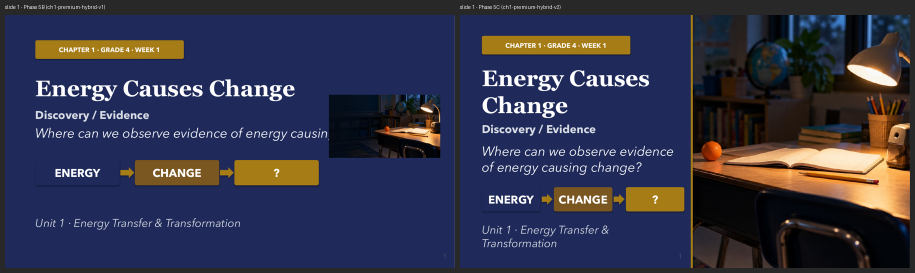
#> input picture qa/reports/ch1-phase5c/comparisons/slide-01-v1-vs-v2.png, 1830 x 546 px, given in place of slide-01.png, which was not available (shown at 1/2 size)
$ python gen_ch1_5c_evidence.py
#> lines starting #> are read from the running program, lines starting #| are printed output that depends on the picture; pictures that were not available may be replaced by others from this repository, and a replacement may not be noted
#!/usr/bin/env python3
"""Phase 5C evidence package: v1 | v2 side-by-side comparisons, pilot comparison sheet, build SHA-256 manifest.
Read-only on both candidates; writes only under qa/reports/ch1-phase5c/ and the v2 candidate's BUILD_SHA256.json."""
import glob, hashlib, json, os
from PIL import Image, ImageDraw

ROOT = os.path.abspath(os.path.join(os.path.dirname(os.path.abspath(__file__)), ".."))
V1 = os.path.join(ROOT, "production/candidates/chapter-01/ch1-premium-hybrid-v1")
V2 = os.path.join(ROOT, "production/candidates/chapter-01/ch1-premium-hybrid-v2")
OUT = os.path.join(ROOT, "qa/reports/ch1-phase5c")
CHANGED = [1, 4, 6, 8, 10, 14, 15, 17, 19, 20, 23, 24, 25, 28, 29, 31, 33, 34, 35, 36, 37, 38, 39, 40, 41, 42, 43, 44, 45]
PILOT = [1, 4, 8, 10, 17, 20, 25, 28, 30, 31, 34, 35]


def pair(n, w=900):
#> called with n = 1, w = 900
    a = Image.open(os.path.join(V1, "previews/slide-%02d.png" % n)).convert("RGB")
#> a is the input picture: PIL image 1830x546 RGB; mean R, G, B 51.4, 52.7, 74.1
    b = Image.open(os.path.join(V2, "previews/slide-%02d.png" % n)).convert("RGB")
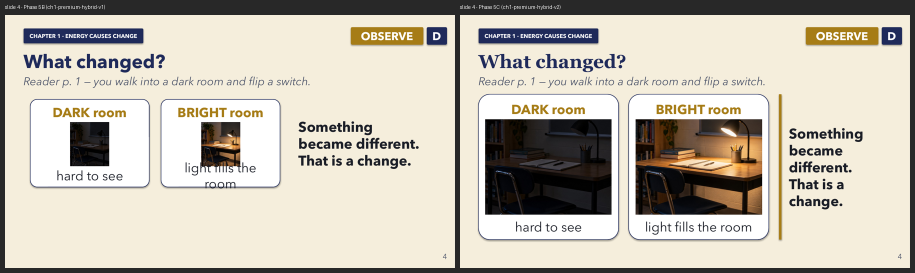
#> input picture qa/reports/ch1-phase5c/comparisons/slide-04-v1-vs-v2.png, 1830 x 546 px, given in place of slide-01.png, which was not available (shown at 1/2 size)
#> b is the input picture: PIL image 1830x546 RGB; mean R, G, B 196.3, 190.2, 177.9
    h = int(w * a.height / a.width)
#> h = 268
    a, b = a.resize((w, h)), b.resize((w, h))
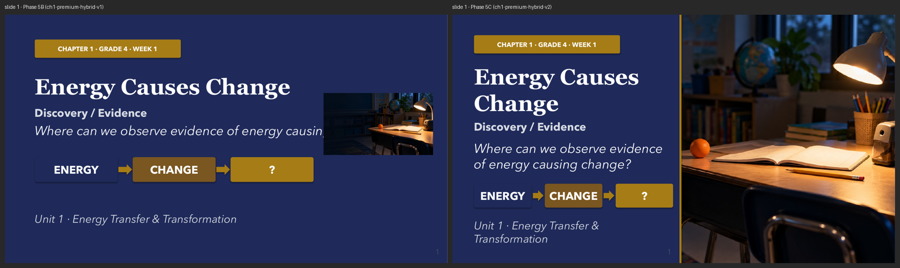
#> a: PIL image 900x268 RGB; mean R, G, B 51.4, 52.7, 74.1
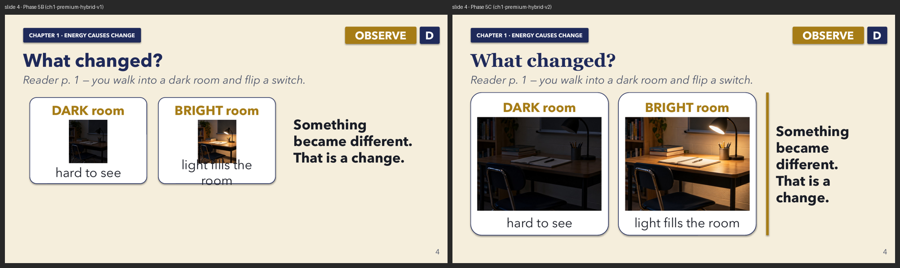
#> b: PIL image 900x268 RGB; mean R, G, B 196.2, 190.1, 177.8
    im = Image.new("RGB", (2 * w + 30, h + 40), (40, 40, 40))
#> im: PIL image 1830x308 RGB; every value is 40
    im.paste(a, (10, 30)); im.paste(b, (w + 20, 30))
#> after `im.paste(a, (10, 30))`:
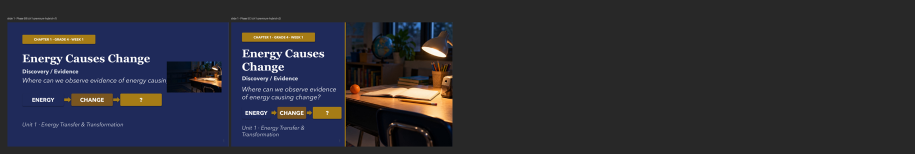
#> im: PIL image 1830x308 RGB (shown at 1/2 size); mean R, G, B 44.9, 45.4, 54.6
#> after `im.paste(b, (w + 20, 30))`:
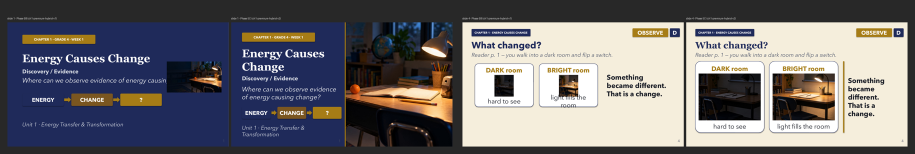
#> im: PIL image 1830x308 RGB (shown at 1/2 size); mean R, G, B 111.7, 109.7, 113.6
    d = ImageDraw.Draw(im)
    d.text((10, 8), "slide %d - Phase 5B (ch1-premium-hybrid-v1)" % n, fill=(230, 230, 230))
    d.text((w + 20, 8), "slide %d - Phase 5C (ch1-premium-hybrid-v2)" % n, fill=(230, 230, 230))
    return im


def main():
    cdir = os.path.join(OUT, "comparisons"); os.makedirs(cdir, exist_ok=True)
    for n in CHANGED:
        pair(n).save(os.path.join(cdir, "slide-%02d-v1-vs-v2.png" % n))
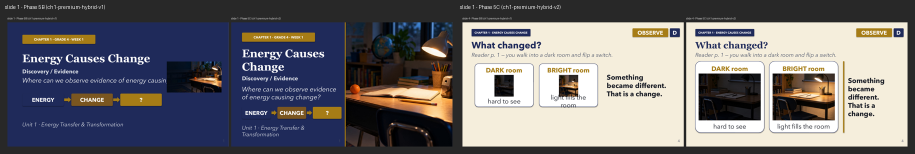
#> saved as slide-01-v1-vs-v2.png: PIL image 1830x308 RGB (shown at 1/2 size); mean R, G, B 112, 109.9, 113.8
    ims = [pair(n, 640) for n in PILOT]
    sheet = Image.new("RGB", (ims[0].width, sum(i.height for i in ims)), (40, 40, 40))
    y = 0
    for i in ims:
        sheet.paste(i, (0, y)); y += i.height
    sheet.save(os.path.join(OUT, "pilot", "PILOT_COMPARISON_SHEET.png"))
    sha = lambda p: hashlib.sha256(open(p, "rb").read()).hexdigest()
    files = sorted(f for f in glob.glob(os.path.join(V2, "**", "*"), recursive=True)
                   if os.path.isfile(f) and not f.endswith("BUILD_SHA256.json"))
    man = {os.path.relpath(f, ROOT): sha(f) for f in files}
    for t in ["tools/build_ch1_premium_v2.py", "tools/slide_layout_kit.py", "tools/render_slides_isolated.py",
              "tools/qa_slide_visual_v2.py", "tools/qa_slide_visual_v2_negative_tests.py",
              "tools/qa_ch1_premium_v2.py", "tools/qa_ch1_premium_v2_parity.py", "tools/gen_ch1_5c_evidence.py"]:
        man[t] = sha(os.path.join(ROOT, t))
    json.dump(man, open(os.path.join(V2, "BUILD_SHA256.json"), "w"), indent=1)
    print("comparisons:", len(CHANGED), "| manifest entries:", len(man))


if __name__ == "__main__":
#> (the run stopped early here; a loop or call above may not have finished)
